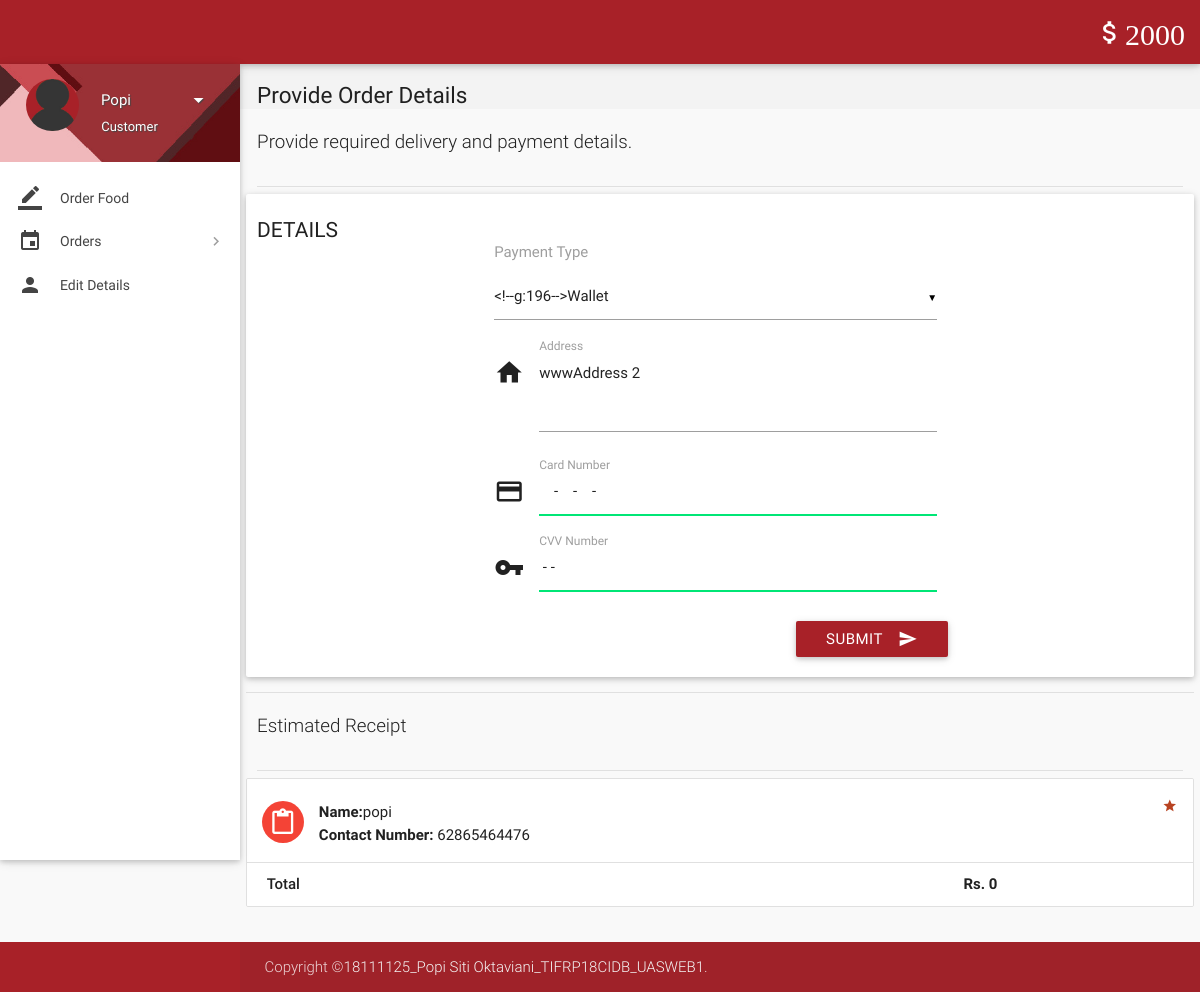
The page /account/place-order.php (signed in) on the database its author committed.
### tables this page shows
CREATE TABLE `wallet_details` (
  `id` int(11) NOT NULL,
  `wallet_id` int(11) NOT NULL,
  `number` varchar(16) NOT NULL,
  `cvv` int(3) NOT NULL,
  `balance` int(11) NOT NULL DEFAULT 2000
);

CREATE TABLE `users` (
  `id` int(11) NOT NULL,
  `role` varchar(15) NOT NULL DEFAULT 'Customer',
  `name` varchar(15) NOT NULL,
  `username` varchar(100) NOT NULL,
  `password` varchar(16) NOT NULL,
  `email` varchar(35) DEFAULT NULL,
  `address` varchar(300) DEFAULT NULL,
  `contact` bigint(11) NOT NULL,
  `verified` tinyint(1) NOT NULL DEFAULT 0,
  `deleted` tinyint(4) NOT NULL DEFAULT 0
);

### account/includes/wallet.php (called while the page is built)
<?php
$user_id=$_SESSION['user_id'];
$sql = mysqli_query($con, "SELECT * FROM wallet where customer_id = $user_id");
while($row1 = mysqli_fetch_array($sql)){
$wallet_id = $row1['id'];
}
$sql = mysqli_query($con, "SELECT * FROM wallet_details where wallet_id = $wallet_id");
while($row1 = mysqli_fetch_array($sql)){
$balance = $row1['balance'];
}
?>

### account/includes/connect.php (called while the page is built, shortened)
<?php
$role = $_SESSION['role'];
?>

### account/place-order.php (the view, shortened to what this page needs)
<?php
include 'includes/connect.php';
include 'includes/wallet.php';
$total = 0;
	if($_SESSION['customer_sid']==session_id())
	{
$result = mysqli_query($con, "SELECT * FROM users where id = $user_id");
while($row = mysqli_fetch_array($result)){
$name = $row['name'];
$address = $row['address'];
$contact = $row['contact'];
}
		?>
<!DOCTYPE html>
<html lang="en">
<head>
  <link href="css/materialize.min.css" type="text/css" rel="stylesheet" media="screen,projection">
  <link href="css/style.min.css" type="text/css" rel="stylesheet" media="screen,projection">
  <link href="css/custom/custom.min.css" type="text/css" rel="stylesheet" media="screen,projection">
  <link href="js/plugins/perfect-scrollbar/perfect-scrollbar.css" type="text/css" rel="stylesheet" media="screen,projection">
</head>
<body>
  <header id="header" class="page-topbar">
        <div class="navbar-fixed">
            <nav class="navbar-color">
                <div class="nav-wrapper">
                    <ul class="left">
                      <li><h1 class="logo-wrapper"><a href="index.php" class="brand-logo darken-1"><img src="images/materialize-logo.png" alt="logo"></a> <span class="logo-text">Logo</span></h1></li>
                    </ul>
                    <ul class="right hide-on-med-and-down">
                        <li><a href="#" class="waves-effect waves-block waves-light"><i class="mdi-editor-attach-money"><?php echo $balance;?></i></a>
                        </li>
                    </ul>
                </div>
            </nav>
        </div>
  </header>
  <div id="main">
    <div class="wrapper">
      <aside id="left-sidebar-nav">
        <ul id="slide-out" class="side-nav fixed leftside-navigation">
            <li class="user-details cyan darken-2">
            <div class="row">
                <div class="col col s4 m4 l4">
                    <img src="images/avatar.jpg" alt="" class="circle responsive-img valign profile-image">
                </div>
                <div class="col col s8 m8 l8">
                    <a class="btn-flat dropdown-button waves-effect waves-light white-text profile-btn" href="#" data-activates="profile-dropdown"><?php echo $name;?> <i class="mdi-navigation-arrow-drop-down right"></i></a>
                    <p class="user-roal"><?php echo $role;?></p>
                </div>
            </div>
            </li>
            <li class="bold"><a href="index.php" class="waves-effect waves-cyan"><i class="mdi-editor-border-color"></i> Order Food</a>
            </li>
                <li class="no-padding">
                    <ul class="collapsible collapsible-accordion">
                        <li class="bold"><a class="collapsible-header waves-effect waves-cyan"><i class="mdi-editor-insert-invitation"></i> Orders</a>
                        </li>
                    </ul>
                </li>
            <li class="bold"><a href="details.php" class="waves-effect waves-cyan"><i class="mdi-social-person"></i> Edit Details</a>
            </li>
        </ul>
        </aside>
      <section id="content">
        <div id="breadcrumbs-wrapper">
          <div class="container">
            <div class="row">
              <div class="col s12 m12 l12">
                <h5 class="breadcrumbs-title">Provide Order Details</h5>
              </div>
            </div>
          </div>
        </div>
				<div class="container">
          <p class="caption">Provide required delivery and payment details.</p>
          <div class="divider"></div>
            <div class="row">
              <div class="col s12 m4 l3">
                <h4 class="header">Details</h4>
              </div>
<div>
                <div class="card-panel">
                  <div class="row">
                    <form class="formValidate col s12 m12 l6" id="formValidate" method="post" action="confirm-order.php" novalidate="novalidate">
                      <div class="row">
                        <div class="input-field col s12">
							<label for="payment_type">Payment Type</label><br><br>
                        </div>
                      </div>
                      <div class="row">
                        <div class="input-field col s12">
                          <i class="mdi-action-home prefix"></i>
							<textarea name="address" id="address" class="materialize-textarea validate" data-error=".errorTxt1"><?php echo $address;?></textarea>
							<label for="address" class="">Address</label>
                        </div>
                      </div>
                      <div class="row">
                        <div class="input-field col s12">
                          <i class="mdi-action-credit-card prefix"></i>
							<input name="cc_number" id="cc_number" type="text" data-error=".errorTxt2" required>
							<label for="cc_number" class="">Card Number</label>
                        </div>
                      </div>
                      <div class="row">
                        <div class="input-field col s12">
                          <i class="mdi-communication-vpn-key prefix"></i>
							<input name="cvv_number" id="cvv_number" type="text" data-error=".errorTxt3" required>
							<label for="cvv_number" class="">CVV Number</label>
                        </div>
                      </div>
                      <div class="row">
                        <div class="row">
                          <div class="input-field col s12">
                            <button class="btn cyan waves-effect waves-light right" type="submit" name="action">Submit
                              <i class="mdi-content-send right"></i>
                            </button>
                          </div>
                        </div>
                      </div>
                    </form>
                  </div>
                </div>
              </div>
            <div class="divider"></div>
          </div>
      </div>
        <div class="container">
          <p class="caption">Estimated Receipt</p>
          <div class="divider"></div>
<div id="work-collections" class="seaction">
<div class="row">
<div>
<ul id="issues-collection" class="collection">
<?php
    echo '<li class="collection-item avatar">
        <i class="mdi-content-content-paste red circle"></i>
        <p><strong>Name:</strong>'.$name.'</p>
		<p><strong>Contact Number:</strong> '.$contact.'</p>
        <a href="#" class="secondary-content"><i class="mdi-action-grade"></i></a>';
    echo '<li class="collection-item">
        <div class="row">
            <div class="col s7">
                <p class="collections-title"> Total</p>
            </div>
            <div class="col s2">
                <span>&nbsp;</span>
            </div>
            <div class="col s3">
                <span><strong>Rs. '.$total.'</strong></span>
            </div>
        </div>
    </li>';
?>
</ul>
                </div>
				</div>
                </div>
              </div>
            </div>
        </div>
  <footer class="page-footer">
    <div class="footer-copyright">
      <div class="container">
        <span>Copyright ©<a class="grey-text text-lighten-4" href="#" target="_blank">18111125_Popi Siti Oktaviani_TIFRP18CIDB_UASWEB1</a>.</span>
        </div>
    </div>
  </footer>
</body>
</html>
<?php
	}
?>

### account/place-order.php (style rules this page uses)
.input-field label.active { width:100%; }

### rows shown on the page
wallet_details: balance "2000"
users: name "Popi", address "wwwAddress 2", name "popi", contact "62865464476"

### other values the page prints
$role "Customer"
$total "0"
